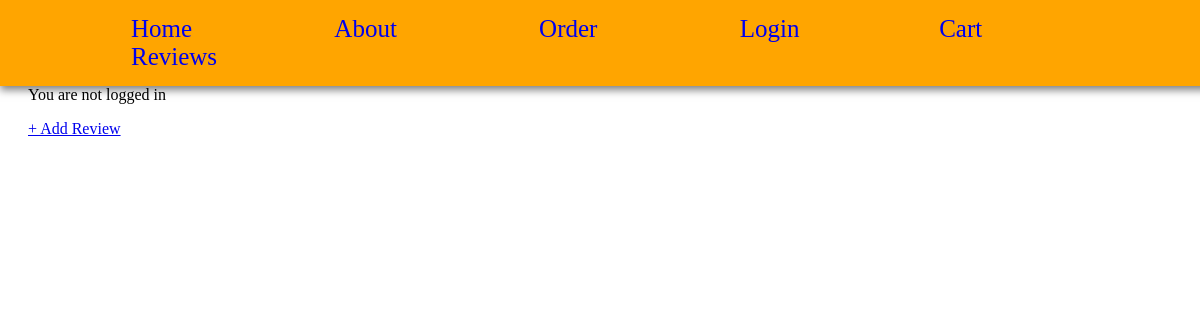
The page /review/ on the database as committed earlier.
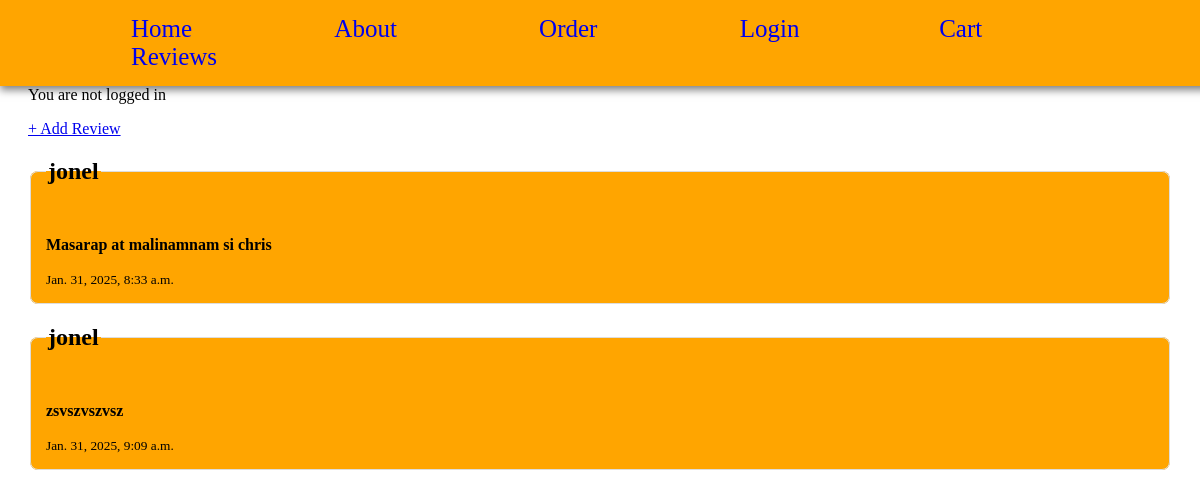
The same page on the database as committed later.
### app/models.py (models this page shows, shortened)
class Review(models.Model):
    user = models.ForeignKey(settings.AUTH_USER_MODEL, on_delete=models.CASCADE, null=True)
    feedback = models.TextField()
    created_date = models.DateTimeField(auto_now_add=True, blank=True, null=True)
    def __str__(self):
        return self.feedback

### accounts/models.py (models this page shows)
class CustomUser(AbstractUser):
    age = models.IntegerField(null=True, blank=True)
    phone_number = models.CharField(max_length=20, null=True, blank=True)
    REQUIRED_FIELDS = ['email', 'age']
    USERNAME_FIELD = 'username'
    profile_pic = models.ImageField(upload_to='images/', null=True, blank=True)

### app/views.py (the view)
# urls.py: path('review/', ReviewListView.as_view(), name='review_list'),
class ReviewListView(ListView):
    model = Review
    context_object_name = 'reviews'
    template_name = 'app/review_list.html'

### app/templates/app/review_list.html
{% extends 'app/base.html' %}
{% load static %}
{% block content %}
    <a href="{% url 'review_create' %}" class="add">+ Add Review</a>
    {% for review in reviews %}
        <a href="{% url 'review_detail' review.pk %}" class="review_link">
        <fieldset>
            <legend><h2>{{ review.user }}</h2></legend>
            <strong><p>{{ review }}</p></strong>
            <small style="color: black;">{{ review.created_date }}</small>
        </fieldset>
        </a>
    {% endfor %}
{%  endblock content %}

Rows that differ between the two databases and show on the page:
added Review: user "jonel", feedback "Masarap at malinamnam si chris", created_date "Jan. 31, 2025, 8:33 a.m."
added Review: user "jonel", feedback "zsvszvszvsz", created_date "Jan. 31, 2025, 9:09 a.m."
